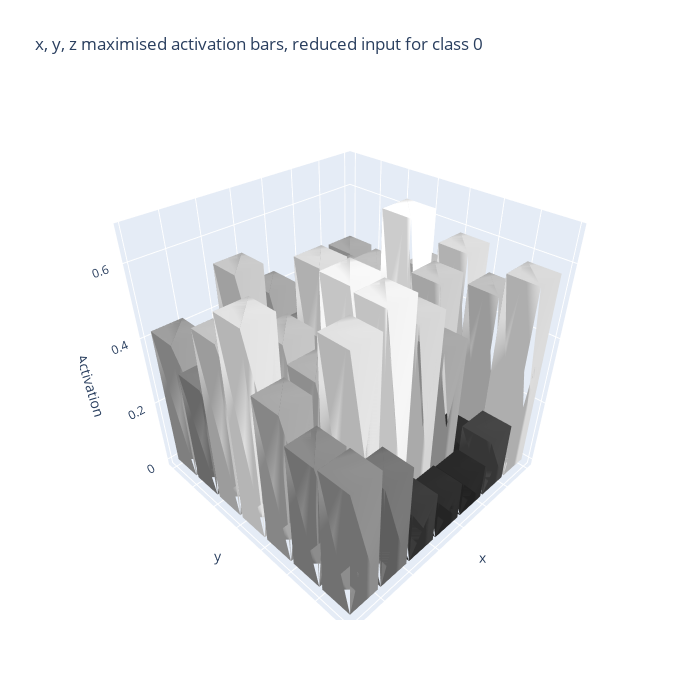

Notebook code cell kept with this figure:
### Code cell
#adding 3d visualisation x, y, z with z = activation threshold for better interpretability

block_size = 4
new_size = 28 // block_size
class_idx = 0
activation_map = images[class_idx]

averaged_columns = activation_map.reshape(new_size, block_size, new_size, block_size).mean(axis=(1, 3))
norm = averaged_columns / averaged_columns.max()
colors = np.floor(norm * 255).astype(int)

fig = go.Figure()
dx = dy = 0.9

def add_cube(fig, x0, y0, h, gray):
    verts = np.array([
        [x0,     y0,     0], #square bottom of column
        [x0+dx,  y0,     0],
        [x0+dx,  y0+dy,  0],
        [x0,     y0+dy,  0],
        [x0,     y0,     h], #square top of column
        [x0+dx,  y0,     h],
        [x0+dx,  y0+dy,  h],
        [x0,     y0+dy,  h],
    ])

    i = [0, 0, 4, 5, 1, 1, 2, 2, 3, 3, 4, 7]
    j = [1, 3, 5, 6, 2, 5, 3, 6, 0, 7, 0, 4]
    k = [3, 2, 6, 7, 5, 4, 7, 4, 4, 6, 1, 5]
    color = f'rgb({gray},{gray},{gray})'

    fig.add_trace(go.Mesh3d(
        x = verts[:,0], y = verts[:,1], z = verts[:,2], #mesh vertices
        i = i, j = j, k = k,
        color = color, opacity = 1 #mesh color
    ))

for xi in range(new_size):
    for yi in range(new_size):
        h = averaged_columns[yi, new_size-1-xi]
        gray = colors[yi, new_size-1-xi]
        add_cube(fig, xi, yi, h, gray) #coordinates, height, color

fig.update_layout(
    scene = dict(
        xaxis = dict(title='x', showticklabels=False),
        yaxis = dict(title='y', showticklabels=False),
        zaxis = dict(title='Activation'),
        aspectmode = 'cube'
    ),
    title = f'x, y, z maximised activation bars, reduced input for class {class_idx}',
    width = 700, height=700
)

fig.show()

### Figure 1 — Plotly figure (JSON) as saved in the notebook; plotly's stock layout.template omitted (floating-point values rounded to 4 significant figures)
{"data": [{"color": "rgb(171,171,171)", "i": [0, 0, 4, 5, 1, 1, 2, 2, 3, 3, 4, 7], "j": [1, 3, 5, 6, 2, 5, 3, 6, 0, 7, 0, 4], "k": [3, 2, 6, 7, 5, 4, 7, 4, 4, 6, 1, 5], "opacity": 1, "type": "mesh3d", "x": [0.0, 0.9, 0.9, 0.0, 0.0, 0.9, 0.9, 0.0], "y": [0.0, 0.0, 0.9, 0.9, 0.0, 0.0, 0.9, 0.9], "z": [0.0, 0.0, 0.0, 0.0, 0.454, 0.454, 0.454, 0.454]}, {"color": "rgb(81,81,81)", "i": [0, 0, 4, 5, 1, 1, 2, 2, 3, 3, 4, 7], "j": [1, 3, 5, 6, 2, 5, 3, 6, 0, 7, 0, 4], "k": [3, 2, 6, 7, 5, 4, 7, 4, 4, 6, 1, 5], "opacity": 1, "type": "mesh3d", "x": [0.0, 0.9, 0.9, 0.0, 0.0, 0.9, 0.9, 0.0], "y": [1.0, 1.0, 1.9, 1.9, 1.0, 1.0, 1.9, 1.9], "z": [0.0, 0.0, 0.0, 0.0, 0.2149, 0.2149, 0.2149, 0.2149]}, {"color": "rgb(93,93,93)", "i": [0, 0, 4, 5, 1, 1, 2, 2, 3, 3, 4, 7], "j": [1, 3, 5, 6, 2, 5, 3, 6, 0, 7, 0, 4], "k": [3, 2, 6, 7, 5, 4, 7, 4, 4, 6, 1, 5], "opacity": 1, "type": "mesh3d", "x": [0.0, 0.9, 0.9, 0.0, 0.0, 0.9, 0.9, 0.0], "y": [2.0, 2.0, 2.9, 2.9, 2.0, 2.0, 2.9, 2.9], "z": [0.0, 0.0, 0.0, 0.0, 0.2474, 0.2474, 0.2474, 0.2474]}, {"color": "rgb(190,190,190)", "i": [0, 0, 4, 5, 1, 1, 2, 2, 3, 3, 4, 7], "j": [1, 3, 5, 6, 2, 5, 3, 6, 0, 7, 0, 4], "k": [3, 2, 6, 7, 5, 4, 7, 4, 4, 6, 1, 5], "opacity": 1, "type": "mesh3d", "x": [0.0, 0.9, 0.9, 0.0, 0.0, 0.9, 0.9, 0.0], "y": [3.0, 3.0, 3.9, 3.9, 3.0, 3.0, 3.9, 3.9], "z": [0.0, 0.0, 0.0, 0.0, 0.5026, 0.5026, 0.5026, 0.5026]}, {"color": "rgb(221,221,221)", "i": [0, 0, 4, 5, 1, 1, 2, 2, 3, 3, 4, 7], "j": [1, 3, 5, 6, 2, 5, 3, 6, 0, 7, 0, 4], "k": [3, 2, 6, 7, 5, 4, 7, 4, 4, 6, 1, 5], "opacity": 1, "type": "mesh3d", "x": [0.0, 0.9, 0.9, 0.0, 0.0, 0.9, 0.9, 0.0], "y": [4.0, 4.0, 4.9, 4.9, 4.0, 4.0, 4.9, 4.9], "z": [0.0, 0.0, 0.0, 0.0, 0.5863, 0.5863, 0.5863, 0.5863]}, {"color": "rgb(193,193,193)", "i": [0, 0, 4, 5, 1, 1, 2, 2, 3, 3, 4, 7], "j": [1, 3, 5, 6, 2, 5, 3, 6, 0, 7, 0, 4], "k": [3, 2, 6, 7, 5, 4, 7, 4, 4, 6, 1, 5], "opacity": 1, "type": "mesh3d", "x": [0.0, 0.9, 0.9, 0.0, 0.0, 0.9, 0.9, 0.0], "y": [5.0, 5.0, 5.9, 5.9, 5.0, 5.0, 5.9, 5.9], "z": [0.0, 0.0, 0.0, 0.0, 0.5108, 0.5108, 0.5108, 0.5108]}, {"color": "rgb(217,217,217)", "i": [0, 0, 4, 5, 1, 1, 2, 2, 3, 3, 4, 7], "j": [1, 3, 5, 6, 2, 5, 3, 6, 0, 7, 0, 4], "k": [3, 2, 6, 7, 5, 4, 7, 4, 4, 6, 1, 5], "opacity": 1, "type": "mesh3d", "x": [0.0, 0.9, 0.9, 0.0, 0.0, 0.9, 0.9, 0.0], "y": [6.0, 6.0, 6.9, 6.9, 6.0, 6.0, 6.9, 6.9], "z": [0.0, 0.0, 0.0, 0.0, 0.575, 0.575, 0.575, 0.575]}, {"color": "rgb(149,149,149)", "i": [0, 0, 4, 5, 1, 1, 2, 2, 3, 3, 4, 7], "j": [1, 3, 5, 6, 2, 5, 3, 6, 0, 7, 0, 4], "k": [3, 2, 6, 7, 5, 4, 7, 4, 4, 6, 1, 5], "opacity": 1, "type": "mesh3d", "x": [1.0, 1.9, 1.9, 1.0, 1.0, 1.9, 1.9, 1.0], "y": [0.0, 0.0, 0.9, 0.9, 0.0, 0.0, 0.9, 0.9], "z": [0.0, 0.0, 0.0, 0.0, 0.3959, 0.3959, 0.3959, 0.3959]}, {"color": "rgb(173,173,173)", "i": [0, 0, 4, 5, 1, 1, 2, 2, 3, 3, 4, 7], "j": [1, 3, 5, 6, 2, 5, 3, 6, 0, 7, 0, 4], "k": [3, 2, 6, 7, 5, 4, 7, 4, 4, 6, 1, 5], "opacity": 1, "type": "mesh3d", "x": [1.0, 1.9, 1.9, 1.0, 1.0, 1.9, 1.9, 1.0], "y": [1.0, 1.0, 1.9, 1.9, 1.0, 1.0, 1.9, 1.9], "z": [0.0, 0.0, 0.0, 0.0, 0.4592, 0.4592, 0.4592, 0.4592]}, {"color": "rgb(192,192,192)", "i": [0, 0, 4, 5, 1, 1, 2, 2, 3, 3, 4, 7], "j": [1, 3, 5, 6, 2, 5, 3, 6, 0, 7, 0, 4], "k": [3, 2, 6, 7, 5, 4, 7, 4, 4, 6, 1, 5], "opacity": 1, "type": "mesh3d", "x": [1.0, 1.9, 1.9, 1.0, 1.0, 1.9, 1.9, 1.0], "y": [2.0, 2.0, 2.9, 2.9, 2.0, 2.0, 2.9, 2.9], "z": [0.0, 0.0, 0.0, 0.0, 0.5099, 0.5099, 0.5099, 0.5099]}, {"color": "rgb(255,255,255)", "i": [0, 0, 4, 5, 1, 1, 2, 2, 3, 3, 4, 7], "j": [1, 3, 5, 6, 2, 5, 3, 6, 0, 7, 0, 4], "k": [3, 2, 6, 7, 5, 4, 7, 4, 4, 6, 1, 5], "opacity": 1, "type": "mesh3d", "x": [1.0, 1.9, 1.9, 1.0, 1.0, 1.9, 1.9, 1.0], "y": [3.0, 3.0, 3.9, 3.9, 3.0, 3.0, 3.9, 3.9], "z": [0.0, 0.0, 0.0, 0.0, 0.6739, 0.6739, 0.6739, 0.6739]}, {"color": "rgb(205,205,205)", "i": [0, 0, 4, 5, 1, 1, 2, 2, 3, 3, 4, 7], "j": [1, 3, 5, 6, 2, 5, 3, 6, 0, 7, 0, 4], "k": [3, 2, 6, 7, 5, 4, 7, 4, 4, 6, 1, 5], "opacity": 1, "type": "mesh3d", "x": [1.0, 1.9, 1.9, 1.0, 1.0, 1.9, 1.9, 1.0], "y": [4.0, 4.0, 4.9, 4.9, 4.0, 4.0, 4.9, 4.9], "z": [0.0, 0.0, 0.0, 0.0, 0.5425, 0.5425, 0.5425, 0.5425]}, {"color": "rgb(46,46,46)", "i": [0, 0, 4, 5, 1, 1, 2, 2, 3, 3, 4, 7], "j": [1, 3, 5, 6, 2, 5, 3, 6, 0, 7, 0, 4], "k": [3, 2, 6, 7, 5, 4, 7, 4, 4, 6, 1, 5], "opacity": 1, "type": "mesh3d", "x": [1.0, 1.9, 1.9, 1.0, 1.0, 1.9, 1.9, 1.0], "y": [5.0, 5.0, 5.9, 5.9, 5.0, 5.0, 5.9, 5.9], "z": [0.0, 0.0, 0.0, 0.0, 0.1227, 0.1227, 0.1227, 0.1227]}, {"color": "rgb(68,68,68)", "i": [0, 0, 4, 5, 1, 1, 2, 2, 3, 3, 4, 7], "j": [1, 3, 5, 6, 2, 5, 3, 6, 0, 7, 0, 4], "k": [3, 2, 6, 7, 5, 4, 7, 4, 4, 6, 1, 5], "opacity": 1, "type": "mesh3d", "x": [1.0, 1.9, 1.9, 1.0, 1.0, 1.9, 1.9, 1.0], "y": [6.0, 6.0, 6.9, 6.9, 6.0, 6.0, 6.9, 6.9], "z": [0.0, 0.0, 0.0, 0.0, 0.1809, 0.1809, 0.1809, 0.1809]}, {"color": "rgb(142,142,142)", "i": [0, 0, 4, 5, 1, 1, 2, 2, 3, 3, 4, 7], "j": [1, 3, 5, 6, 2, 5, 3, 6, 0, 7, 0, 4], "k": [3, 2, 6, 7, 5, 4, 7, 4, 4, 6, 1, 5], "opacity": 1, "type": "mesh3d", "x": [2.0, 2.9, 2.9, 2.0, 2.0, 2.9, 2.9, 2.0], "y": [0.0, 0.0, 0.9, 0.9, 0.0, 0.0, 0.9, 0.9], "z": [0.0, 0.0, 0.0, 0.0, 0.3776, 0.3776, 0.3776, 0.3776]}, {"color": "rgb(152,152,152)", "i": [0, 0, 4, 5, 1, 1, 2, 2, 3, 3, 4, 7], "j": [1, 3, 5, 6, 2, 5, 3, 6, 0, 7, 0, 4], "k": [3, 2, 6, 7, 5, 4, 7, 4, 4, 6, 1, 5], "opacity": 1, "type": "mesh3d", "x": [2.0, 2.9, 2.9, 2.0, 2.0, 2.9, 2.9, 2.0], "y": [1.0, 1.0, 1.9, 1.9, 1.0, 1.0, 1.9, 1.9], "z": [0.0, 0.0, 0.0, 0.0, 0.4037, 0.4037, 0.4037, 0.4037]}, {"color": "rgb(196,196,196)", "i": [0, 0, 4, 5, 1, 1, 2, 2, 3, 3, 4, 7], "j": [1, 3, 5, 6, 2, 5, 3, 6, 0, 7, 0, 4], "k": [3, 2, 6, 7, 5, 4, 7, 4, 4, 6, 1, 5], "opacity": 1, "type": "mesh3d", "x": [2.0, 2.9, 2.9, 2.0, 2.0, 2.9, 2.9, 2.0], "y": [2.0, 2.0, 2.9, 2.9, 2.0, 2.0, 2.9, 2.9], "z": [0.0, 0.0, 0.0, 0.0, 0.5192, 0.5192, 0.5192, 0.5192]}, {"color": "rgb(141,141,141)", "i": [0, 0, 4, 5, 1, 1, 2, 2, 3, 3, 4, 7], "j": [1, 3, 5, 6, 2, 5, 3, 6, 0, 7, 0, 4], "k": [3, 2, 6, 7, 5, 4, 7, 4, 4, 6, 1, 5], "opacity": 1, "type": "mesh3d", "x": [2.0, 2.9, 2.9, 2.0, 2.0, 2.9, 2.9, 2.0], "y": [3.0, 3.0, 3.9, 3.9, 3.0, 3.0, 3.9, 3.9], "z": [0.0, 0.0, 0.0, 0.0, 0.3727, 0.3727, 0.3727, 0.3727]}, {"color": "rgb(181,181,181)", "i": [0, 0, 4, 5, 1, 1, 2, 2, 3, 3, 4, 7], "j": [1, 3, 5, 6, 2, 5, 3, 6, 0, 7, 0, 4], "k": [3, 2, 6, 7, 5, 4, 7, 4, 4, 6, 1, 5], "opacity": 1, "type": "mesh3d", "x": [2.0, 2.9, 2.9, 2.0, 2.0, 2.9, 2.9, 2.0], "y": [4.0, 4.0, 4.9, 4.9, 4.0, 4.0, 4.9, 4.9], "z": [0.0, 0.0, 0.0, 0.0, 0.4799, 0.4799, 0.4799, 0.4799]}, {"color": "rgb(168,168,168)", "i": [0, 0, 4, 5, 1, 1, 2, 2, 3, 3, 4, 7], "j": [1, 3, 5, 6, 2, 5, 3, 6, 0, 7, 0, 4], "k": [3, 2, 6, 7, 5, 4, 7, 4, 4, 6, 1, 5], "opacity": 1, "type": "mesh3d", "x": [2.0, 2.9, 2.9, 2.0, 2.0, 2.9, 2.9, 2.0], "y": [5.0, 5.0, 5.9, 5.9, 5.0, 5.0, 5.9, 5.9], "z": [0.0, 0.0, 0.0, 0.0, 0.4453, 0.4453, 0.4453, 0.4453]}, {"color": "rgb(41,41,41)", "i": [0, 0, 4, 5, 1, 1, 2, 2, 3, 3, 4, 7], "j": [1, 3, 5, 6, 2, 5, 3, 6, 0, 7, 0, 4], "k": [3, 2, 6, 7, 5, 4, 7, 4, 4, 6, 1, 5], "opacity": 1, "type": "mesh3d", "x": [2.0, 2.9, 2.9, 2.0, 2.0, 2.9, 2.9, 2.0], "y": [6.0, 6.0, 6.9, 6.9, 6.0, 6.0, 6.9, 6.9], "z": [0.0, 0.0, 0.0, 0.0, 0.1093, 0.1093, 0.1093, 0.1093]}, {"color": "rgb(167,167,167)", "i": [0, 0, 4, 5, 1, 1, 2, 2, 3, 3, 4, 7], "j": [1, 3, 5, 6, 2, 5, 3, 6, 0, 7, 0, 4], "k": [3, 2, 6, 7, 5, 4, 7, 4, 4, 6, 1, 5], "opacity": 1, "type": "mesh3d", "x": [3.0, 3.9, 3.9, 3.0, 3.0, 3.9, 3.9, 3.0], "y": [0.0, 0.0, 0.9, 0.9, 0.0, 0.0, 0.9, 0.9], "z": [0.0, 0.0, 0.0, 0.0, 0.4436, 0.4436, 0.4436, 0.4436]}, {"color": "rgb(135,135,135)", "i": [0, 0, 4, 5, 1, 1, 2, 2, 3, 3, 4, 7], "j": [1, 3, 5, 6, 2, 5, 3, 6, 0, 7, 0, 4], "k": [3, 2, 6, 7, 5, 4, 7, 4, 4, 6, 1, 5], "opacity": 1, "type": "mesh3d", "x": [3.0, 3.9, 3.9, 3.0, 3.0, 3.9, 3.9, 3.0], "y": [1.0, 1.0, 1.9, 1.9, 1.0, 1.0, 1.9, 1.9], "z": [0.0, 0.0, 0.0, 0.0, 0.3579, 0.3579, 0.3579, 0.3579]}, {"color": "rgb(220,220,220)", "i": [0, 0, 4, 5, 1, 1, 2, 2, 3, 3, 4, 7], "j": [1, 3, 5, 6, 2, 5, 3, 6, 0, 7, 0, 4], "k": [3, 2, 6, 7, 5, 4, 7, 4, 4, 6, 1, 5], "opacity": 1, "type": "mesh3d", "x": [3.0, 3.9, 3.9, 3.0, 3.0, 3.9, 3.9, 3.0], "y": [2.0, 2.0, 2.9, 2.9, 2.0, 2.0, 2.9, 2.9], "z": [0.0, 0.0, 0.0, 0.0, 0.5838, 0.5838, 0.5838, 0.5838]}, {"color": "rgb(80,80,80)", "i": [0, 0, 4, 5, 1, 1, 2, 2, 3, 3, 4, 7], "j": [1, 3, 5, 6, 2, 5, 3, 6, 0, 7, 0, 4], "k": [3, 2, 6, 7, 5, 4, 7, 4, 4, 6, 1, 5], "opacity": 1, "type": "mesh3d", "x": [3.0, 3.9, 3.9, 3.0, 3.0, 3.9, 3.9, 3.0], "y": [3.0, 3.0, 3.9, 3.9, 3.0, 3.0, 3.9, 3.9], "z": [0.0, 0.0, 0.0, 0.0, 0.2117, 0.2117, 0.2117, 0.2117]}, {"color": "rgb(164,164,164)", "i": [0, 0, 4, 5, 1, 1, 2, 2, 3, 3, 4, 7], "j": [1, 3, 5, 6, 2, 5, 3, 6, 0, 7, 0, 4], "k": [3, 2, 6, 7, 5, 4, 7, 4, 4, 6, 1, 5], "opacity": 1, "type": "mesh3d", "x": [3.0, 3.9, 3.9, 3.0, 3.0, 3.9, 3.9, 3.0], "y": [4.0, 4.0, 4.9, 4.9, 4.0, 4.0, 4.9, 4.9], "z": [0.0, 0.0, 0.0, 0.0, 0.4358, 0.4358, 0.4358, 0.4358]}, {"color": "rgb(213,213,213)", "i": [0, 0, 4, 5, 1, 1, 2, 2, 3, 3, 4, 7], "j": [1, 3, 5, 6, 2, 5, 3, 6, 0, 7, 0, 4], "k": [3, 2, 6, 7, 5, 4, 7, 4, 4, 6, 1, 5], "opacity": 1, "type": "mesh3d", "x": [3.0, 3.9, 3.9, 3.0, 3.0, 3.9, 3.9, 3.0], "y": [5.0, 5.0, 5.9, 5.9, 5.0, 5.0, 5.9, 5.9], "z": [0.0, 0.0, 0.0, 0.0, 0.564, 0.564, 0.564, 0.564]}, {"color": "rgb(45,45,45)", "i": [0, 0, 4, 5, 1, 1, 2, 2, 3, 3, 4, 7], "j": [1, 3, 5, 6, 2, 5, 3, 6, 0, 7, 0, 4], "k": [3, 2, 6, 7, 5, 4, 7, 4, 4, 6, 1, 5], "opacity": 1, "type": "mesh3d", "x": [3.0, 3.9, 3.9, 3.0, 3.0, 3.9, 3.9, 3.0], "y": [6.0, 6.0, 6.9, 6.9, 6.0, 6.0, 6.9, 6.9], "z": [0.0, 0.0, 0.0, 0.0, 0.1194, 0.1194, 0.1194, 0.1194]}, {"color": "rgb(200,200,200)", "i": [0, 0, 4, 5, 1, 1, 2, 2, 3, 3, 4, 7], "j": [1, 3, 5, 6, 2, 5, 3, 6, 0, 7, 0, 4], "k": [3, 2, 6, 7, 5, 4, 7, 4, 4, 6, 1, 5], "opacity": 1, "type": "mesh3d", "x": [4.0, 4.9, 4.9, 4.0, 4.0, 4.9, 4.9, 4.0], "y": [0.0, 0.0, 0.9, 0.9, 0.0, 0.0, 0.9, 0.9], "z": [0.0, 0.0, 0.0, 0.0, 0.5311, 0.5311, 0.5311, 0.5311]}, {"color": "rgb(103,103,103)", "i": [0, 0, 4, 5, 1, 1, 2, 2, 3, 3, 4, 7], "j": [1, 3, 5, 6, 2, 5, 3, 6, 0, 7, 0, 4], "k": [3, 2, 6, 7, 5, 4, 7, 4, 4, 6, 1, 5], "opacity": 1, "type": "mesh3d", "x": [4.0, 4.9, 4.9, 4.0, 4.0, 4.9, 4.9, 4.0], "y": [1.0, 1.0, 1.9, 1.9, 1.0, 1.0, 1.9, 1.9], "z": [0.0, 0.0, 0.0, 0.0, 0.2739, 0.2739, 0.2739, 0.2739]}, {"color": "rgb(152,152,152)", "i": [0, 0, 4, 5, 1, 1, 2, 2, 3, 3, 4, 7], "j": [1, 3, 5, 6, 2, 5, 3, 6, 0, 7, 0, 4], "k": [3, 2, 6, 7, 5, 4, 7, 4, 4, 6, 1, 5], "opacity": 1, "type": "mesh3d", "x": [4.0, 4.9, 4.9, 4.0, 4.0, 4.9, 4.9, 4.0], "y": [2.0, 2.0, 2.9, 2.9, 2.0, 2.0, 2.9, 2.9], "z": [0.0, 0.0, 0.0, 0.0, 0.4036, 0.4036, 0.4036, 0.4036]}, {"color": "rgb(132,132,132)", "i": [0, 0, 4, 5, 1, 1, 2, 2, 3, 3, 4, 7], "j": [1, 3, 5, 6, 2, 5, 3, 6, 0, 7, 0, 4], "k": [3, 2, 6, 7, 5, 4, 7, 4, 4, 6, 1, 5], "opacity": 1, "type": "mesh3d", "x": [4.0, 4.9, 4.9, 4.0, 4.0, 4.9, 4.9, 4.0], "y": [3.0, 3.0, 3.9, 3.9, 3.0, 3.0, 3.9, 3.9], "z": [0.0, 0.0, 0.0, 0.0, 0.3494, 0.3494, 0.3494, 0.3494]}, {"color": "rgb(246,246,246)", "i": [0, 0, 4, 5, 1, 1, 2, 2, 3, 3, 4, 7], "j": [1, 3, 5, 6, 2, 5, 3, 6, 0, 7, 0, 4], "k": [3, 2, 6, 7, 5, 4, 7, 4, 4, 6, 1, 5], "opacity": 1, "type": "mesh3d", "x": [4.0, 4.9, 4.9, 4.0, 4.0, 4.9, 4.9, 4.0], "y": [4.0, 4.0, 4.9, 4.9, 4.0, 4.0, 4.9, 4.9], "z": [0.0, 0.0, 0.0, 0.0, 0.6522, 0.6522, 0.6522, 0.6522]}, {"color": "rgb(242,242,242)", "i": [0, 0, 4, 5, 1, 1, 2, 2, 3, 3, 4, 7], "j": [1, 3, 5, 6, 2, 5, 3, 6, 0, 7, 0, 4], "k": [3, 2, 6, 7, 5, 4, 7, 4, 4, 6, 1, 5], "opacity": 1, "type": "mesh3d", "x": [4.0, 4.9, 4.9, 4.0, 4.0, 4.9, 4.9, 4.0], "y": [5.0, 5.0, 5.9, 5.9, 5.0, 5.0, 5.9, 5.9], "z": [0.0, 0.0, 0.0, 0.0, 0.6419, 0.6419, 0.6419, 0.6419]}, {"color": "rgb(59,59,59)", "i": [0, 0, 4, 5, 1, 1, 2, 2, 3, 3, 4, 7], "j": [1, 3, 5, 6, 2, 5, 3, 6, 0, 7, 0, 4], "k": [3, 2, 6, 7, 5, 4, 7, 4, 4, 6, 1, 5], "opacity": 1, "type": "mesh3d", "x": [4.0, 4.9, 4.9, 4.0, 4.0, 4.9, 4.9, 4.0], "y": [6.0, 6.0, 6.9, 6.9, 6.0, 6.0, 6.9, 6.9], "z": [0.0, 0.0, 0.0, 0.0, 0.1575, 0.1575, 0.1575, 0.1575]}, {"color": "rgb(144,144,144)", "i": [0, 0, 4, 5, 1, 1, 2, 2, 3, 3, 4, 7], "j": [1, 3, 5, 6, 2, 5, 3, 6, 0, 7, 0, 4], "k": [3, 2, 6, 7, 5, 4, 7, 4, 4, 6, 1, 5], "opacity": 1, "type": "mesh3d", "x": [5.0, 5.9, 5.9, 5.0, 5.0, 5.9, 5.9, 5.0], "y": [0.0, 0.0, 0.9, 0.9, 0.0, 0.0, 0.9, 0.9], "z": [0.0, 0.0, 0.0, 0.0, 0.3809, 0.3809, 0.3809, 0.3809]}, {"color": "rgb(141,141,141)", "i": [0, 0, 4, 5, 1, 1, 2, 2, 3, 3, 4, 7], "j": [1, 3, 5, 6, 2, 5, 3, 6, 0, 7, 0, 4], "k": [3, 2, 6, 7, 5, 4, 7, 4, 4, 6, 1, 5], "opacity": 1, "type": "mesh3d", "x": [5.0, 5.9, 5.9, 5.0, 5.0, 5.9, 5.9, 5.0], "y": [1.0, 1.0, 1.9, 1.9, 1.0, 1.0, 1.9, 1.9], "z": [0.0, 0.0, 0.0, 0.0, 0.3741, 0.3741, 0.3741, 0.3741]}, {"color": "rgb(134,134,134)", "i": [0, 0, 4, 5, 1, 1, 2, 2, 3, 3, 4, 7], "j": [1, 3, 5, 6, 2, 5, 3, 6, 0, 7, 0, 4], "k": [3, 2, 6, 7, 5, 4, 7, 4, 4, 6, 1, 5], "opacity": 1, "type": "mesh3d", "x": [5.0, 5.9, 5.9, 5.0, 5.0, 5.9, 5.9, 5.0], "y": [2.0, 2.0, 2.9, 2.9, 2.0, 2.0, 2.9, 2.9], "z": [0.0, 0.0, 0.0, 0.0, 0.3558, 0.3558, 0.3558, 0.3558]}, {"color": "rgb(195,195,195)", "i": [0, 0, 4, 5, 1, 1, 2, 2, 3, 3, 4, 7], "j": [1, 3, 5, 6, 2, 5, 3, 6, 0, 7, 0, 4], "k": [3, 2, 6, 7, 5, 4, 7, 4, 4, 6, 1, 5], "opacity": 1, "type": "mesh3d", "x": [5.0, 5.9, 5.9, 5.0, 5.0, 5.9, 5.9, 5.0], "y": [3.0, 3.0, 3.9, 3.9, 3.0, 3.0, 3.9, 3.9], "z": [0.0, 0.0, 0.0, 0.0, 0.5163, 0.5163, 0.5163, 0.5163]}, {"color": "rgb(178,178,178)", "i": [0, 0, 4, 5, 1, 1, 2, 2, 3, 3, 4, 7], "j": [1, 3, 5, 6, 2, 5, 3, 6, 0, 7, 0, 4], "k": [3, 2, 6, 7, 5, 4, 7, 4, 4, 6, 1, 5], "opacity": 1, "type": "mesh3d", "x": [5.0, 5.9, 5.9, 5.0, 5.0, 5.9, 5.9, 5.0], "y": [4.0, 4.0, 4.9, 4.9, 4.0, 4.0, 4.9, 4.9], "z": [0.0, 0.0, 0.0, 0.0, 0.4719, 0.4719, 0.4719, 0.4719]}, {"color": "rgb(225,225,225)", "i": [0, 0, 4, 5, 1, 1, 2, 2, 3, 3, 4, 7], "j": [1, 3, 5, 6, 2, 5, 3, 6, 0, 7, 0, 4], "k": [3, 2, 6, 7, 5, 4, 7, 4, 4, 6, 1, 5], "opacity": 1, "type": "mesh3d", "x": [5.0, 5.9, 5.9, 5.0, 5.0, 5.9, 5.9, 5.0], "y": [5.0, 5.0, 5.9, 5.9, 5.0, 5.0, 5.9, 5.9], "z": [0.0, 0.0, 0.0, 0.0, 0.5968, 0.5968, 0.5968, 0.5968]}, {"color": "rgb(118,118,118)", "i": [0, 0, 4, 5, 1, 1, 2, 2, 3, 3, 4, 7], "j": [1, 3, 5, 6, 2, 5, 3, 6, 0, 7, 0, 4], "k": [3, 2, 6, 7, 5, 4, 7, 4, 4, 6, 1, 5], "opacity": 1, "type": "mesh3d", "x": [5.0, 5.9, 5.9, 5.0, 5.0, 5.9, 5.9, 5.0], "y": [6.0, 6.0, 6.9, 6.9, 6.0, 6.0, 6.9, 6.9], "z": [0.0, 0.0, 0.0, 0.0, 0.3121, 0.3121, 0.3121, 0.3121]}, {"color": "rgb(159,159,159)", "i": [0, 0, 4, 5, 1, 1, 2, 2, 3, 3, 4, 7], "j": [1, 3, 5, 6, 2, 5, 3, 6, 0, 7, 0, 4], "k": [3, 2, 6, 7, 5, 4, 7, 4, 4, 6, 1, 5], "opacity": 1, "type": "mesh3d", "x": [6.0, 6.9, 6.9, 6.0, 6.0, 6.9, 6.9, 6.0], "y": [0.0, 0.0, 0.9, 0.9, 0.0, 0.0, 0.9, 0.9], "z": [0.0, 0.0, 0.0, 0.0, 0.4208, 0.4208, 0.4208, 0.4208]}, {"color": "rgb(130,130,130)", "i": [0, 0, 4, 5, 1, 1, 2, 2, 3, 3, 4, 7], "j": [1, 3, 5, 6, 2, 5, 3, 6, 0, 7, 0, 4], "k": [3, 2, 6, 7, 5, 4, 7, 4, 4, 6, 1, 5], "opacity": 1, "type": "mesh3d", "x": [6.0, 6.9, 6.9, 6.0, 6.0, 6.9, 6.9, 6.0], "y": [1.0, 1.0, 1.9, 1.9, 1.0, 1.0, 1.9, 1.9], "z": [0.0, 0.0, 0.0, 0.0, 0.3441, 0.3441, 0.3441, 0.3441]}, {"color": "rgb(195,195,195)", "i": [0, 0, 4, 5, 1, 1, 2, 2, 3, 3, 4, 7], "j": [1, 3, 5, 6, 2, 5, 3, 6, 0, 7, 0, 4], "k": [3, 2, 6, 7, 5, 4, 7, 4, 4, 6, 1, 5], "opacity": 1, "type": "mesh3d", "x": [6.0, 6.9, 6.9, 6.0, 6.0, 6.9, 6.9, 6.0], "y": [2.0, 2.0, 2.9, 2.9, 2.0, 2.0, 2.9, 2.9], "z": [0.0, 0.0, 0.0, 0.0, 0.5175, 0.5175, 0.5175, 0.5175]}, {"color": "rgb(226,226,226)", "i": [0, 0, 4, 5, 1, 1, 2, 2, 3, 3, 4, 7], "j": [1, 3, 5, 6, 2, 5, 3, 6, 0, 7, 0, 4], "k": [3, 2, 6, 7, 5, 4, 7, 4, 4, 6, 1, 5], "opacity": 1, "type": "mesh3d", "x": [6.0, 6.9, 6.9, 6.0, 6.0, 6.9, 6.9, 6.0], "y": [3.0, 3.0, 3.9, 3.9, 3.0, 3.0, 3.9, 3.9], "z": [0.0, 0.0, 0.0, 0.0, 0.5996, 0.5996, 0.5996, 0.5996]}, {"color": "rgb(168,168,168)", "i": [0, 0, 4, 5, 1, 1, 2, 2, 3, 3, 4, 7], "j": [1, 3, 5, 6, 2, 5, 3, 6, 0, 7, 0, 4], "k": [3, 2, 6, 7, 5, 4, 7, 4, 4, 6, 1, 5], "opacity": 1, "type": "mesh3d", "x": [6.0, 6.9, 6.9, 6.0, 6.0, 6.9, 6.9, 6.0], "y": [4.0, 4.0, 4.9, 4.9, 4.0, 4.0, 4.9, 4.9], "z": [0.0, 0.0, 0.0, 0.0, 0.4441, 0.4441, 0.4441, 0.4441]}, {"color": "rgb(140,140,140)", "i": [0, 0, 4, 5, 1, 1, 2, 2, 3, 3, 4, 7], "j": [1, 3, 5, 6, 2, 5, 3, 6, 0, 7, 0, 4], "k": [3, 2, 6, 7, 5, 4, 7, 4, 4, 6, 1, 5], "opacity": 1, "type": "mesh3d", "x": [6.0, 6.9, 6.9, 6.0, 6.0, 6.9, 6.9, 6.0], "y": [5.0, 5.0, 5.9, 5.9, 5.0, 5.0, 5.9, 5.9], "z": [0.0, 0.0, 0.0, 0.0, 0.3708, 0.3708, 0.3708, 0.3708]}, {"color": "rgb(141,141,141)", "i": [0, 0, 4, 5, 1, 1, 2, 2, 3, 3, 4, 7], "j": [1, 3, 5, 6, 2, 5, 3, 6, 0, 7, 0, 4], "k": [3, 2, 6, 7, 5, 4, 7, 4, 4, 6, 1, 5], "opacity": 1, "type": "mesh3d", "x": [6.0, 6.9, 6.9, 6.0, 6.0, 6.9, 6.9, 6.0], "y": [6.0, 6.0, 6.9, 6.9, 6.0, 6.0, 6.9, 6.9], "z": [0.0, 0.0, 0.0, 0.0, 0.373, 0.373, 0.373, 0.373]}], "layout": {"height": 700, "scene": {"aspectmode": "cube", "xaxis": {"showticklabels": false, "title": {"text": "x"}}, "yaxis": {"showticklabels": false, "title": {"text": "y"}}, "zaxis": {"title": {"text": "Activation"}}}, "title": {"text": "x, y, z maximised activation bars, reduced input for class 0"}, "width": 700}}
